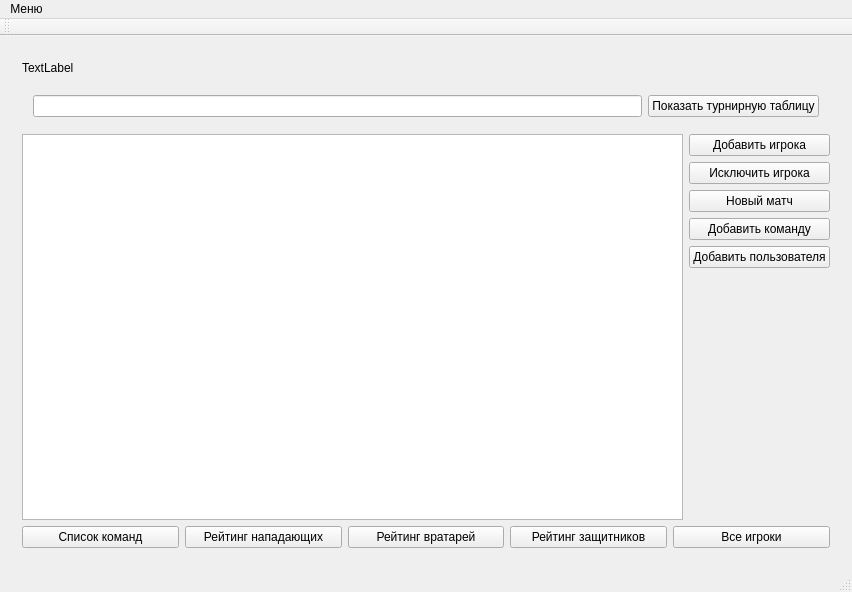
<?xml version="1.0" encoding="UTF-8"?>
<ui version="4.0">
 <class>MainWindow</class>
 <widget class="QMainWindow" name="MainWindow">
  <property name="geometry">
   <rect>
    <x>0</x>
    <y>0</y>
    <width>852</width>
    <height>592</height>
   </rect>
  </property>
  <property name="windowTitle">
   <string>MainWindow</string>
  </property>
  <property name="styleSheet">
   <string notr="true">

</string>
  </property>
  <widget class="QWidget" name="centralWidget">
   <layout class="QGridLayout" name="gridLayout_2">
    <item row="0" column="0">
     <widget class="QFrame" name="gridFrame">
      <property name="styleSheet">
       <string notr="true"/>
      </property>
      <layout class="QGridLayout" name="gridLayout">
       <item row="2" column="0">
        <widget class="QFrame" name="horizontalFrame">
         <property name="styleSheet">
          <string notr="true"/>
         </property>
         <layout class="QHBoxLayout" name="horizontalLayout">
          <item>
           <layout class="QVBoxLayout" name="verticalLayout_4">
            <item>
             <widget class="QLineEdit" name="searchLine"/>
            </item>
           </layout>
          </item>
          <item>
           <widget class="QPushButton" name="showStandings">
            <property name="styleSheet">
             <string notr="true"/>
            </property>
            <property name="text">
             <string>Показать турнирную таблицу</string>
            </property>
           </widget>
          </item>
         </layout>
        </widget>
       </item>
       <item row="1" column="0">
        <layout class="QHBoxLayout" name="horizontalLayout_3">
         <item>
          <widget class="QLabel" name="aboutuser">
           <property name="text">
            <string>TextLabel</string>
           </property>
          </widget>
         </item>
         <item>
          <spacer name="horizontalSpacer">
           <property name="orientation">
            <enum>Qt::Horizontal</enum>
           </property>
           <property name="sizeHint" stdset="0">
            <size>
             <width>40</width>
             <height>20</height>
            </size>
           </property>
          </spacer>
         </item>
        </layout>
       </item>
       <item row="4" column="0">
        <layout class="QHBoxLayout" name="horizontalLayout_2">
         <item>
          <layout class="QVBoxLayout" name="verticalLayout_2">
           <item>
            <widget class="QPushButton" name="teamsButton">
             <property name="text">
              <string>Список команд</string>
             </property>
            </widget>
           </item>
          </layout>
         </item>
         <item>
          <layout class="QVBoxLayout" name="verticalLayout">
           <item>
            <widget class="QPushButton" name="forwardsRanking">
             <property name="text">
              <string>Рейтинг нападающих</string>
             </property>
            </widget>
           </item>
          </layout>
         </item>
         <item>
          <widget class="QPushButton" name="goalkeeperRanking">
           <property name="text">
            <string>Рейтинг вратарей</string>
           </property>
          </widget>
         </item>
         <item>
          <widget class="QPushButton" name="defenderRankingButton">
           <property name="text">
            <string>Рейтинг защитников</string>
           </property>
          </widget>
         </item>
         <item>
          <widget class="QPushButton" name="allPlayersButton">
           <property name="text">
            <string>Все игроки</string>
           </property>
          </widget>
         </item>
        </layout>
       </item>
       <item row="3" column="0">
        <layout class="QHBoxLayout" name="horizontalLayout_4">
         <item>
          <widget class="QTableWidget" name="tableWidgetPlayers"/>
         </item>
         <item>
          <layout class="QVBoxLayout" name="verticalLayout_3">
           <item>
            <widget class="QPushButton" name="addPlayer">
             <property name="styleSheet">
              <string notr="true"/>
             </property>
             <property name="text">
              <string>Добавить игрока</string>
             </property>
            </widget>
           </item>
           <item>
            <widget class="QPushButton" name="deletePlayer">
             <property name="styleSheet">
              <string notr="true"/>
             </property>
             <property name="text">
              <string>Исключить игрока</string>
             </property>
            </widget>
           </item>
           <item>
            <widget class="QPushButton" name="newMatch">
             <property name="styleSheet">
              <string notr="true"/>
             </property>
             <property name="text">
              <string>Новый матч</string>
             </property>
            </widget>
           </item>
           <item>
            <widget class="QPushButton" name="addTeam">
             <property name="styleSheet">
              <string notr="true"/>
             </property>
             <property name="text">
              <string>Добавить команду</string>
             </property>
            </widget>
           </item>
           <item>
            <widget class="QPushButton" name="addUserButton">
             <property name="text">
              <string>Добавить пользователя</string>
             </property>
            </widget>
           </item>
           <item>
            <spacer name="verticalSpacer">
             <property name="orientation">
              <enum>Qt::Vertical</enum>
             </property>
             <property name="sizeHint" stdset="0">
              <size>
               <width>20</width>
               <height>40</height>
              </size>
             </property>
            </spacer>
           </item>
          </layout>
         </item>
        </layout>
       </item>
      </layout>
     </widget>
    </item>
   </layout>
  </widget>
  <widget class="QMenuBar" name="menuBar">
   <property name="geometry">
    <rect>
     <x>0</x>
     <y>0</y>
     <width>852</width>
     <height>21</height>
    </rect>
   </property>
   <widget class="QMenu" name="menu">
    <property name="title">
     <string>Меню</string>
    </property>
    <addaction name="action"/>
    <addaction name="exit"/>
   </widget>
   <addaction name="menu"/>
  </widget>
  <widget class="QToolBar" name="mainToolBar">
   <attribute name="toolBarArea">
    <enum>TopToolBarArea</enum>
   </attribute>
   <attribute name="toolBarBreak">
    <bool>false</bool>
   </attribute>
  </widget>
  <widget class="QStatusBar" name="statusBar"/>
  <action name="action">
   <property name="text">
    <string>Выйти из аккаунта</string>
   </property>
  </action>
  <action name="exit">
   <property name="text">
    <string>Выход</string>
   </property>
  </action>
 </widget>
 <layoutdefault spacing="6" margin="11"/>
 <resources/>
 <connections/>
</ui>
